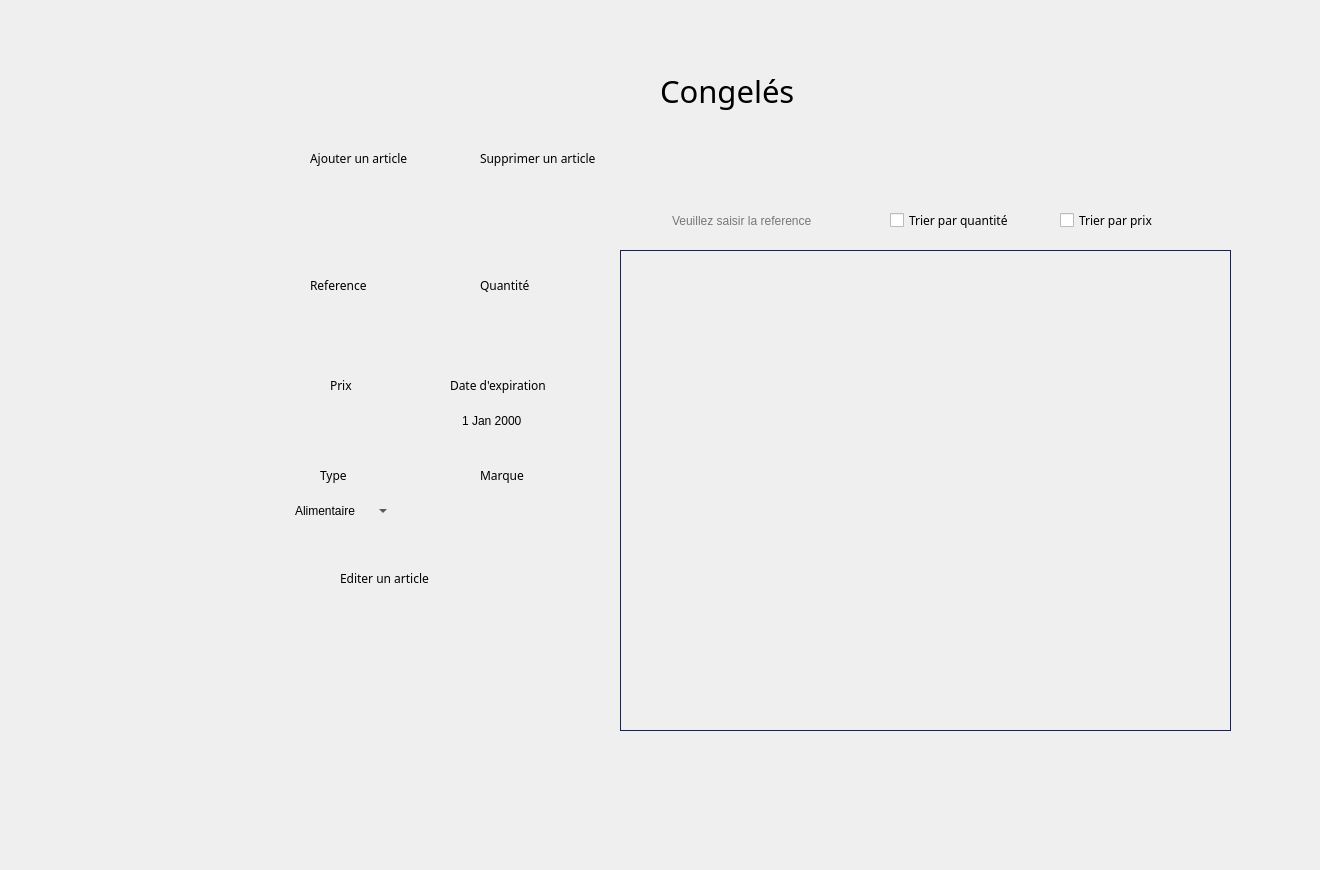
    <widget class="QWidget" name="page_3">
     <widget class="QPushButton" name="pushButton_113">
      <property name="geometry">
       <rect>
        <x>30</x>
        <y>270</y>
        <width>231</width>
        <height>61</height>
       </rect>
      </property>
      <property name="styleSheet">
       <string notr="true">QPushButton {
	font-weight: 500;
	text-align: center;
    vertical-align: middle;
	background-color: transparent;
	padding: 5px 15px 15px 20px;
    color: #fff;
	font-size: 11px;
	border : 0;
	border-right: 3px solid transparent;
 	background-position: center top;
    background-repeat: no-repeat;
    background-origin: content;
    background-image: url(&quot;C:/Users/hp/Desktop/anglais/projet c++ design/pie1.png&quot;);
}

QPushButton:hover {
	color: #ffffff;
	font-weight: 500;
	background-image: url(&quot;C:/Users/hp/Desktop/anglais/projet c++ design/pie2.png&quot;);
}</string>
      </property>
      <property name="text">
       <string/>
      </property>
     </widget>
     <widget class="QLabel" name="label_320">
      <property name="geometry">
       <rect>
        <x>660</x>
        <y>50</y>
        <width>301</width>
        <height>81</height>
       </rect>
      </property>
      <property name="font">
       <font>
        <family>Montserrat Alternates</family>
        <pointsize>23</pointsize>
       </font>
      </property>
      <property name="text">
       <string>Congelés</string>
      </property>
     </widget>
     <widget class="QLabel" name="label_321">
      <property name="geometry">
       <rect>
        <x>-20</x>
        <y>-20</y>
        <width>1311</width>
        <height>861</height>
       </rect>
      </property>
      <property name="text">
       <string/>
      </property>
      <property name="pixmap">
       <pixmap>../../Desktop/anglais/projet c++ design/bg2.png</pixmap>
      </property>
      <property name="scaledContents">
       <bool>true</bool>
      </property>
     </widget>
     <widget class="QPushButton" name="pushButton_112">
      <property name="geometry">
       <rect>
        <x>100</x>
        <y>370</y>
        <width>91</width>
        <height>61</height>
       </rect>
      </property>
      <property name="styleSheet">
       <string notr="true">QPushButton {
	font-weight: 500;
	text-align: center;
    vertical-align: middle;
	background-color: transparent;
	padding: 5px 15px 15px 20px;
    color: #fff;
	font-size: 11px;
	border : 0;
	border-right: 3px solid transparent;
 	background-position: center top;
    background-repeat: no-repeat;
    background-origin: content;
    background-image: url(&quot;C:/Users/hp/Desktop/anglais/projet c++ design/gestion1.png&quot;);
}

QPushButton:hover {
	color: #ffffff;
	font-weight: 500;
	background-image: url(&quot;C:/Users/hp/Desktop/anglais/projet c++ design/gestion2.png&quot;);
}</string>
      </property>
      <property name="text">
       <string/>
      </property>
     </widget>
     <widget class="QPushButton" name="pushButton_114">
      <property name="geometry">
       <rect>
        <x>0</x>
        <y>720</y>
        <width>121</width>
        <height>61</height>
       </rect>
      </property>
      <property name="styleSheet">
       <string notr="true">QPushButton {
	font-weight: 500;
	text-align: center;
    vertical-align: middle;
	background-color: transparent;
	padding: 5px 15px 15px 20px;
    color: #fff;
	font-size: 11px;
	border : 0;
	border-right: 3px solid transparent;
 	background-position: center top;
    background-repeat: no-repeat;
    background-origin: content;
    background-image: url(&quot;C:/Users/hp/Desktop/anglais/projet c++ design/return1.png&quot;);
}

QPushButton:hover {
	color: #ffffff;
	font-weight: 500;
	background-image: url(&quot;C:/Users/hp/Desktop/anglais/projet c++ design/return2.png&quot;);
}</string>
      </property>
      <property name="text">
       <string/>
      </property>
     </widget>
     <widget class="QDateEdit" name="modifDate_10">
      <property name="geometry">
       <rect>
        <x>460</x>
        <y>410</y>
        <width>121</width>
        <height>21</height>
       </rect>
      </property>
      <property name="styleSheet">
       <string notr="true">QDateEdit{ background-color: transparent;
border: transparent;}</string>
      </property>
     </widget>
     <widget class="QLabel" name="label_322">
      <property name="geometry">
       <rect>
        <x>280</x>
        <y>390</y>
        <width>131</width>
        <height>61</height>
       </rect>
      </property>
      <property name="text">
       <string/>
      </property>
      <property name="pixmap">
       <pixmap>../../Downloads/saisir.png</pixmap>
      </property>
      <property name="scaledContents">
       <bool>true</bool>
      </property>
     </widget>
     <widget class="QLabel" name="label_323">
      <property name="geometry">
       <rect>
        <x>480</x>
        <y>270</y>
        <width>91</width>
        <height>31</height>
       </rect>
      </property>
      <property name="font">
       <font>
        <family>Montserrat Alternates Medium</family>
       </font>
      </property>
      <property name="text">
       <string>Quantité</string>
      </property>
     </widget>
     <widget class="QLabel" name="label_324">
      <property name="geometry">
       <rect>
        <x>440</x>
        <y>390</y>
        <width>151</width>
        <height>61</height>
       </rect>
      </property>
      <property name="text">
       <string/>
      </property>
      <property name="pixmap">
       <pixmap>../../Downloads/saisir.png</pixmap>
      </property>
      <property name="scaledContents">
       <bool>true</bool>
      </property>
     </widget>
     <widget class="QLabel" name="label_325">
      <property name="geometry">
       <rect>
        <x>480</x>
        <y>150</y>
        <width>141</width>
        <height>16</height>
       </rect>
      </property>
      <property name="font">
       <font>
        <family>Montserrat Alternates</family>
       </font>
      </property>
      <property name="text">
       <string>Supprimer un article</string>
      </property>
     </widget>
     <widget class="QLineEdit" name="modifQuant_7">
      <property name="geometry">
       <rect>
        <x>460</x>
        <y>310</y>
        <width>121</width>
        <height>22</height>
       </rect>
      </property>
      <property name="styleSheet">
       <string notr="true">QLineEdit { background-color: transparent;
border: transparent;}</string>
      </property>
     </widget>
     <widget class="QLabel" name="label_326">
      <property name="geometry">
       <rect>
        <x>310</x>
        <y>270</y>
        <width>91</width>
        <height>31</height>
       </rect>
      </property>
      <property name="font">
       <font>
        <family>Montserrat Alternates Medium</family>
       </font>
      </property>
      <property name="text">
       <string>Reference </string>
      </property>
     </widget>
     <widget class="QPushButton" name="pushButton_115">
      <property name="geometry">
       <rect>
        <x>1160</x>
        <y>200</y>
        <width>71</width>
        <height>31</height>
       </rect>
      </property>
      <property name="styleSheet">
       <string notr="true">QPushButton {
	font-weight: 500;
	text-align: center;
    vertical-align: middle;
	background-color: transparent;
	padding: 5px 15px 15px 20px;
    color: #fff;
	font-size: 11px;
	border : 0;
	border-right: 3px solid transparent;
 	background-position: center top;
    background-repeat: no-repeat;
    background-origin: content;
    background-image: url(&quot;C:/Users/hp/Desktop/anglais/projet c++ design/ok1.png&quot;);
}

QPushButton:hover {
	color: #ffffff;
	font-weight: 500;
	background-image: url(&quot;C:/Users/hp/Desktop/anglais/projet c++ design/ok2.png&quot;);
}</string>
      </property>
      <property name="text">
       <string/>
      </property>
      <property name="default">
       <bool>true</bool>
      </property>
     </widget>
     <widget class="QLabel" name="label_327">
      <property name="geometry">
       <rect>
        <x>440</x>
        <y>290</y>
        <width>151</width>
        <height>61</height>
       </rect>
      </property>
      <property name="text">
       <string/>
      </property>
      <property name="pixmap">
       <pixmap>../../Downloads/saisir.png</pixmap>
      </property>
      <property name="scaledContents">
       <bool>true</bool>
      </property>
     </widget>
     <widget class="QPushButton" name="modiffff_4">
      <property name="geometry">
       <rect>
        <x>440</x>
        <y>560</y>
        <width>61</width>
        <height>31</height>
       </rect>
      </property>
      <property name="styleSheet">
       <string notr="true">QPushButton {
	font-weight: 500;
	text-align: center;
    vertical-align: middle;
	background-color: transparent;
	padding: 5px 15px 15px 20px;
    color: #fff;
	font-size: 11px;
	border : 0;
	border-right: 3px solid transparent;
 	background-position: center top;
    background-repeat: no-repeat;
    background-origin: content;
    background-image: url(&quot;C:/Users/hp/Desktop/anglais/projet c++ design/edit1.png&quot;);
}

QPushButton:hover {
	color: #ffffff;
	font-weight: 500;
	background-image: url(&quot;C:/Users/hp/Desktop/anglais/projet c++ design/edit2.png&quot;);
}</string>
      </property>
      <property name="text">
       <string/>
      </property>
      <property name="default">
       <bool>true</bool>
      </property>
     </widget>
     <widget class="QLineEdit" name="reff_4">
      <property name="geometry">
       <rect>
        <x>300</x>
        <y>310</y>
        <width>91</width>
        <height>22</height>
       </rect>
      </property>
      <property name="styleSheet">
       <string notr="true">QLineEdit { background-color: transparent;
border: transparent;}</string>
      </property>
     </widget>
     <widget class="QLineEdit" name="modifPrix_7">
      <property name="geometry">
       <rect>
        <x>290</x>
        <y>410</y>
        <width>111</width>
        <height>22</height>
       </rect>
      </property>
      <property name="styleSheet">
       <string notr="true">QLineEdit { background-color: transparent;
border: transparent;}</string>
      </property>
     </widget>
     <widget class="QTableView" name="tableView_14">
      <property name="geometry">
       <rect>
        <x>620</x>
        <y>250</y>
        <width>611</width>
        <height>481</height>
       </rect>
      </property>
      <property name="styleSheet">
       <string notr="true">QTableView{
	background-color: transparent;
	gridline-color: #606060;
	color: #000000;
	alternate-background-color: #b5b5b1;
	border : 1px solid #1c2340;
	qproperty-defaultAlignment: AlignHCenter;
}
QTableView::item:focus
{
  	background-color: #939393;
	font-weight: 500;
}
QTableView::item
{
   text-align: center;
qproperty-defaultAlignment: AlignHCenter;
}

QHeaderView {
	background-color: #6ac6ad;
	qproperty-defaultAlignment: AlignHCenter;
 }
QHeaderView::section {
                     spacing: 10px;
                     background-color: #6ac6ad;
                     color: #757575;
                     margin: 1px;
					 border: 0;
                     text-align: center;
                     font-family: arial;
                     font-size: 12px;
 }

QTableView QTableCornerButton::section {
    background-color: #6ac6ad;
}</string>
      </property>
     </widget>
     <widget class="QLineEdit" name="modifMarque_7">
      <property name="geometry">
       <rect>
        <x>460</x>
        <y>500</y>
        <width>121</width>
        <height>22</height>
       </rect>
      </property>
      <property name="styleSheet">
       <string notr="true">QLineEdit { background-color: transparent;
border: transparent;}</string>
      </property>
     </widget>
     <widget class="QLabel" name="label_328">
      <property name="geometry">
       <rect>
        <x>320</x>
        <y>460</y>
        <width>91</width>
        <height>31</height>
       </rect>
      </property>
      <property name="font">
       <font>
        <family>Montserrat Alternates Medium</family>
       </font>
      </property>
      <property name="text">
       <string>Type</string>
      </property>
     </widget>
     <widget class="QPushButton" name="pushButton_ajout_4">
      <property name="geometry">
       <rect>
        <x>260</x>
        <y>140</y>
        <width>61</width>
        <height>41</height>
       </rect>
      </property>
      <property name="styleSheet">
       <string notr="true">QPushButton {
	font-weight: 500;
	text-align: center;
    vertical-align: middle;
	background-color: transparent;
	padding: 5px 15px 15px 20px;
    color: #fff;
	font-size: 11px;
	border : 0;
	border-right: 3px solid transparent;
 	background-position: center top;
    background-repeat: no-repeat;
    background-origin: content;
    background-image: url(&quot;C:/Users/hp/Desktop/anglais/projet c++ design/ajouter1.png&quot;);
}

QPushButton:hover {
	color: #ffffff;
	font-weight: 500;
	background-image: url(&quot;C:/Users/hp/Desktop/anglais/projet c++ design/ajouter2.png&quot;);
}</string>
      </property>
      <property name="text">
       <string/>
      </property>
      <property name="flat">
       <bool>true</bool>
      </property>
     </widget>
     <widget class="QComboBox" name="modifType_7">
      <property name="geometry">
       <rect>
        <x>290</x>
        <y>500</y>
        <width>101</width>
        <height>22</height>
       </rect>
      </property>
      <property name="styleSheet">
       <string notr="true">QComboBox { background-color: transparent;
border: transparent;}</string>
      </property>
      <item>
       <property name="text">
        <string>Alimentaire</string>
       </property>
      </item>
      <item>
       <property name="text">
        <string>Congele</string>
       </property>
      </item>
      <item>
       <property name="text">
        <string>Vetemements</string>
       </property>
      </item>
     </widget>
     <widget class="QLabel" name="label_329">
      <property name="geometry">
       <rect>
        <x>440</x>
        <y>480</y>
        <width>151</width>
        <height>61</height>
       </rect>
      </property>
      <property name="text">
       <string/>
      </property>
      <property name="pixmap">
       <pixmap>../../Downloads/saisir.png</pixmap>
      </property>
      <property name="scaledContents">
       <bool>true</bool>
      </property>
     </widget>
     <widget class="QLabel" name="label_330">
      <property name="geometry">
       <rect>
        <x>280</x>
        <y>480</y>
        <width>131</width>
        <height>61</height>
       </rect>
      </property>
      <property name="text">
       <string/>
      </property>
      <property name="pixmap">
       <pixmap>../../Downloads/saisir.png</pixmap>
      </property>
      <property name="scaledContents">
       <bool>true</bool>
      </property>
     </widget>
     <widget class="QLabel" name="label_331">
      <property name="geometry">
       <rect>
        <x>450</x>
        <y>370</y>
        <width>131</width>
        <height>31</height>
       </rect>
      </property>
      <property name="font">
       <font>
        <family>Montserrat Alternates Medium</family>
       </font>
      </property>
      <property name="text">
       <string>Date d'expiration</string>
      </property>
     </widget>
     <widget class="QPushButton" name="suprimmm_4">
      <property name="geometry">
       <rect>
        <x>400</x>
        <y>140</y>
        <width>121</width>
        <height>41</height>
       </rect>
      </property>
      <property name="styleSheet">
       <string notr="true">QPushButton {
	font-weight: 500;
	text-align: center;
    vertical-align: middle;
	background-color: transparent;
	padding: 5px 15px 15px 20px;
    color: #fff;
	font-size: 11px;
	border : 0;
	border-right: 3px solid transparent;
 	background-position: center top;
    background-repeat: no-repeat;
    background-origin: content;
    background-image: url(&quot;C:/Users/hp/Desktop/anglais/projet c++ design/minus1.png&quot;);
}

QPushButton:hover {
	color: #ffffff;
	font-weight: 500;
	background-image: url(&quot;C:/Users/hp/Desktop/anglais/projet c++ design/minus2.png&quot;);
}</string>
      </property>
      <property name="text">
       <string/>
      </property>
      <property name="autoDefault">
       <bool>false</bool>
      </property>
      <property name="default">
       <bool>true</bool>
      </property>
      <property name="flat">
       <bool>false</bool>
      </property>
     </widget>
     <widget class="QLabel" name="label_332">
      <property name="geometry">
       <rect>
        <x>330</x>
        <y>370</y>
        <width>91</width>
        <height>31</height>
       </rect>
      </property>
      <property name="font">
       <font>
        <family>Montserrat Alternates Medium</family>
       </font>
      </property>
      <property name="text">
       <string>Prix</string>
      </property>
     </widget>
     <widget class="QLabel" name="label_333">
      <property name="geometry">
       <rect>
        <x>340</x>
        <y>570</y>
        <width>141</width>
        <height>16</height>
       </rect>
      </property>
      <property name="font">
       <font>
        <family>Montserrat Alternates</family>
       </font>
      </property>
      <property name="text">
       <string>Editer un article</string>
      </property>
     </widget>
     <widget class="QLineEdit" name="lineEdit_2">
      <property name="geometry">
       <rect>
        <x>670</x>
        <y>205</y>
        <width>201</width>
        <height>31</height>
       </rect>
      </property>
      <property name="styleSheet">
       <string notr="true">QLineEdit{background:transparent;
border: transparent;}</string>
      </property>
      <property name="alignment">
       <set>Qt::AlignJustify|Qt::AlignVCenter</set>
      </property>
      <property name="placeholderText">
       <string>Veuillez saisir la reference</string>
      </property>
     </widget>
     <widget class="QCheckBox" name="quant_4">
      <property name="geometry">
       <rect>
        <x>890</x>
        <y>210</y>
        <width>171</width>
        <height>20</height>
       </rect>
      </property>
      <property name="font">
       <font>
        <family>Montserrat Alternates</family>
       </font>
      </property>
      <property name="text">
       <string>Trier par quantité</string>
      </property>
     </widget>
     <widget class="QLabel" name="label_334">
      <property name="geometry">
       <rect>
        <x>280</x>
        <y>290</y>
        <width>131</width>
        <height>61</height>
       </rect>
      </property>
      <property name="text">
       <string/>
      </property>
      <property name="pixmap">
       <pixmap>../../Downloads/saisir.png</pixmap>
      </property>
      <property name="scaledContents">
       <bool>true</bool>
      </property>
     </widget>
     <widget class="QCheckBox" name="prix_4">
      <property name="geometry">
       <rect>
        <x>1060</x>
        <y>210</y>
        <width>141</width>
        <height>20</height>
       </rect>
      </property>
      <property name="font">
       <font>
        <family>Montserrat Alternates</family>
       </font>
      </property>
      <property name="text">
       <string>Trier par prix</string>
      </property>
     </widget>
     <widget class="QLabel" name="label_335">
      <property name="geometry">
       <rect>
        <x>310</x>
        <y>150</y>
        <width>141</width>
        <height>16</height>
       </rect>
      </property>
      <property name="font">
       <font>
        <family>Montserrat Alternates</family>
       </font>
      </property>
      <property name="text">
       <string>Ajouter un article</string>
      </property>
     </widget>
     <widget class="QLabel" name="label_336">
      <property name="geometry">
       <rect>
        <x>480</x>
        <y>460</y>
        <width>91</width>
        <height>31</height>
       </rect>
      </property>
      <property name="font">
       <font>
        <family>Montserrat Alternates Medium</family>
       </font>
      </property>
      <property name="text">
       <string>Marque</string>
      </property>
     </widget>
     <widget class="QLabel" name="label_14">
      <property name="geometry">
       <rect>
        <x>610</x>
        <y>180</y>
        <width>271</width>
        <height>81</height>
       </rect>
      </property>
      <property name="text">
       <string/>
      </property>
      <property name="pixmap">
       <pixmap>../../Downloads/search.png</pixmap>
      </property>
      <property name="scaledContents">
       <bool>true</bool>
      </property>
     </widget>
     <zorder>label_321</zorder>
     <zorder>pushButton_112</zorder>
     <zorder>pushButton_113</zorder>
     <zorder>label_320</zorder>
     <zorder>pushButton_114</zorder>
     <zorder>label_322</zorder>
     <zorder>label_323</zorder>
     <zorder>label_324</zorder>
     <zorder>label_325</zorder>
     <zorder>label_326</zorder>
     <zorder>pushButton_115</zorder>
     <zorder>label_327</zorder>
     <zorder>modiffff_4</zorder>
     <zorder>modifPrix_7</zorder>
     <zorder>tableView_14</zorder>
     <zorder>label_328</zorder>
     <zorder>pushButton_ajout_4</zorder>
     <zorder>label_329</zorder>
     <zorder>label_330</zorder>
     <zorder>label_331</zorder>
     <zorder>suprimmm_4</zorder>
     <zorder>label_332</zorder>
     <zorder>label_333</zorder>
     <zorder>quant_4</zorder>
     <zorder>label_334</zorder>
     <zorder>prix_4</zorder>
     <zorder>label_335</zorder>
     <zorder>label_336</zorder>
     <zorder>reff_4</zorder>
     <zorder>modifQuant_7</zorder>
     <zorder>modifDate_10</zorder>
     <zorder>modifType_7</zorder>
     <zorder>modifMarque_7</zorder>
     <zorder>label_14</zorder>
     <zorder>lineEdit_2</zorder>
    </widget>
